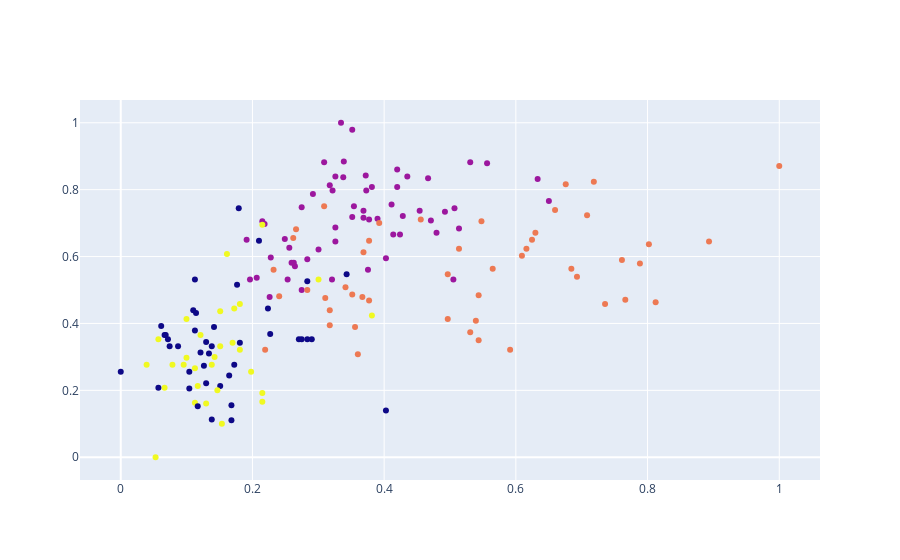

Here is the notebook cell this chart was saved with:
### Code cell
fig = go.Figure()
fig.add_trace(go.Scatter(
    x=df['Intensidade_de_cor'], 
    y=df['Alcool'], 
    mode='markers', 
    marker=dict(color=labels.astype(float)),
    text=labels
))
fig.show()

### Figure 1 — Plotly figure (JSON) as saved in the notebook; plotly's stock layout.template omitted (floating-point values rounded to 4 significant figures; data arrays with more than 128 entries replaced by an {"elided": "..."} marker saying what was removed)
{"data": [{"marker": {"color": {"elided": "178 int values"}}, "mode": "markers", "text": {"elided": "178 str values"}, "type": "scatter", "x": {"elided": "178 float values"}, "y": {"elided": "178 float values"}}], "layout": {}}
